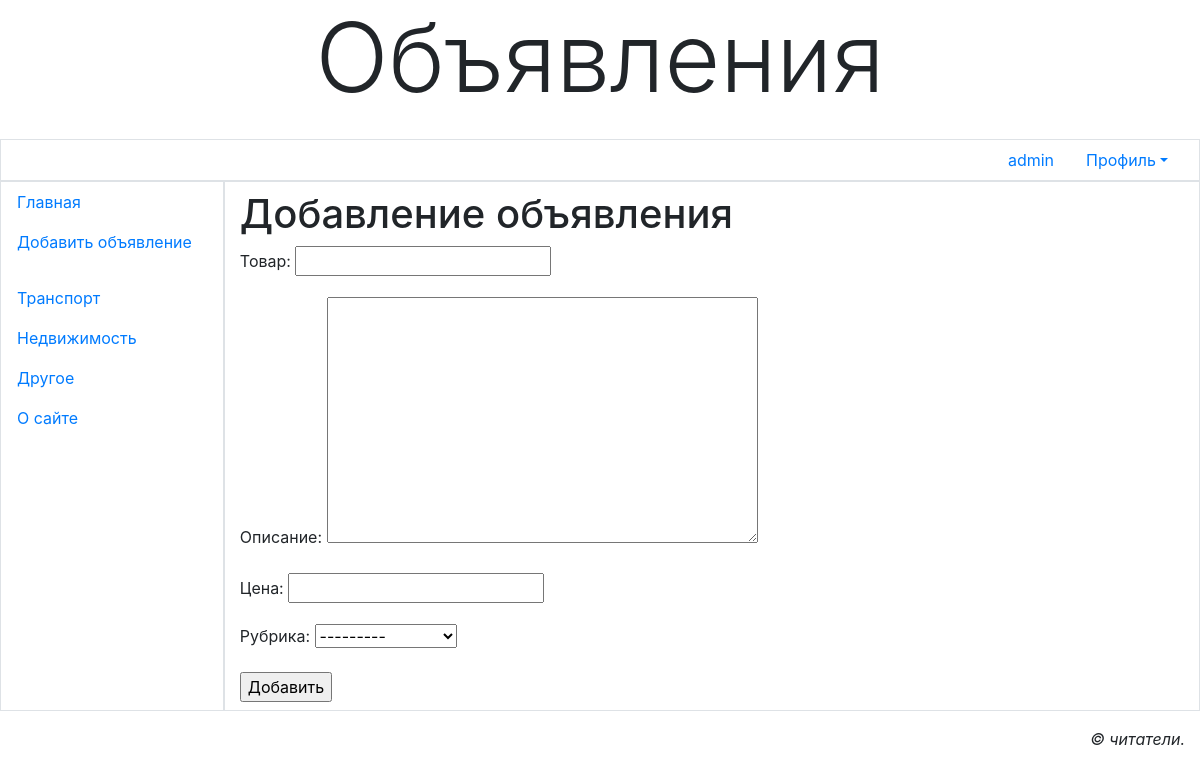
The page /add/ (signed in) on the database its author committed.
### bboard/models.py (models this page shows)
class AdvUser(AbstractUser):
    is_activated = models.BooleanField(default=True, db_index=True,
                                       verbose_name='Прошел активацию?')
    send_messages = models.BooleanField(default=True,
                                        verbose_name='Оповещать о новых комментариях?')
    class Meta(AbstractUser.Meta):
        pass

class Rubric(models.Model):
    name = models.CharField(max_length=20, db_index=True, verbose_name='Название')
    def __str__(self):
        return self.name
    class Meta:
        verbose_name_plural = 'Рубрики'
        verbose_name = 'Рубрика'
        ordering = ['-name']

### bboard/views.py (the view)
# urls.py: path('add/', BbCreateView.as_view(), name='add'),
class BbCreateView(CreateView):
    template_name = 'bboard/create.html'
    form_class = BbForm
    success_url = reverse_lazy('index')
    def get_context_data(self, **kwargs):
        context = super().get_context_data(**kwargs)
        context['rubrics'] = Rubric.objects.all()
        return context

### bboard/forms.py
class BbForm(ModelForm):
    class Meta:
        model = Bb
        fields = ('title', 'content', 'price', 'rubric')

### bboard/templates/bboard/create.html (shortened to what this page needs)
{% extends 'layout/basic.html' %}
{% block content %}
    <h1>Добавление объявления</h1>
    <form method="post">
        {{ form.as_p }}
        <input type="submit" value="Добавить">
    </form>
{% endblock %}

### bboard/templates/layout/basic.html (shortened to what this page needs)
{% load bootstrap4 %}
{% load static %}
<!DOCTYPE html>
<html>
<head>
    {% bootstrap_css %}
    <link rel="stylesheet" type="text/css"
          href="{% static '#' %}">
</head>
<body class="container-fluid">
<header class="mb-4">
    <h1 class="display-1 text-center">Объявления</h1>
</header>
<div class="row">
    <ul class="col nav justify-content-end border">
        {% if user.is_authenticated %}
            <li class="nav-item"><a class="nav-link"
                                    href="{% url 'profile' %}">{{ user.username }}</a></li>
            {% else %}
            <li class="nav-item"><a class="nav-link"
                                    href="{% url 'register' %}">Регистрация</a></li>
        {% endif %}
        {% if user.is_authenticated %}
            <li class="nav-item dropdown">
                <a class="nav-link dropdown-toggle" data-toggle="dropdown"
                   href="{% url 'profile' %}" role="button" aria-haspopup="true"
                   aria-expanded="false">Профиль</a>
            </li>
        {% else %}
            <li class="nav-item"><a class="nav-link" href="{% url 'login' %}">Вход</a></li>
        {% endif %}
    </ul>
</div>
<div class="row">
    <nav class="col-md-auto nav flex-column border">
        <a class="nav-link root"
           href="{% url 'index' %}">Главная</a>
        <a class="nav-link root"
           href="{% url 'add' %}">Добавить объявление</a>
        {% for rubric in rubrics %}
            {% ifchanged rubric.super_rubric.pk %}
                <span class="nav-link root font-weight-bold">
                {{ rubric.super_rubric.name }}</span>
            {% endifchanged %}
            <a class="nav-link" href="{% url 'by_rubric' rubric.pk %}">
                {{ rubric.name }}</a>
        {% endfor %}
        <a class="nav-link root" href="{% url 'other' page='about' %}">
            О сайте</a>
    </nav>
    <section class="col border py-2">
        {% block content %}
        {% endblock %}
    </section>
</div>
<footer class="mt-3">
    <p class="text-right font-italic">&copy; читатели.</p>
</footer>
</body>
</html>

### rows shown on the page
AdvUser: username "admin"
Rubric: name "Транспорт"
Rubric: name "Недвижимость"
Rubric: name "Другое"
